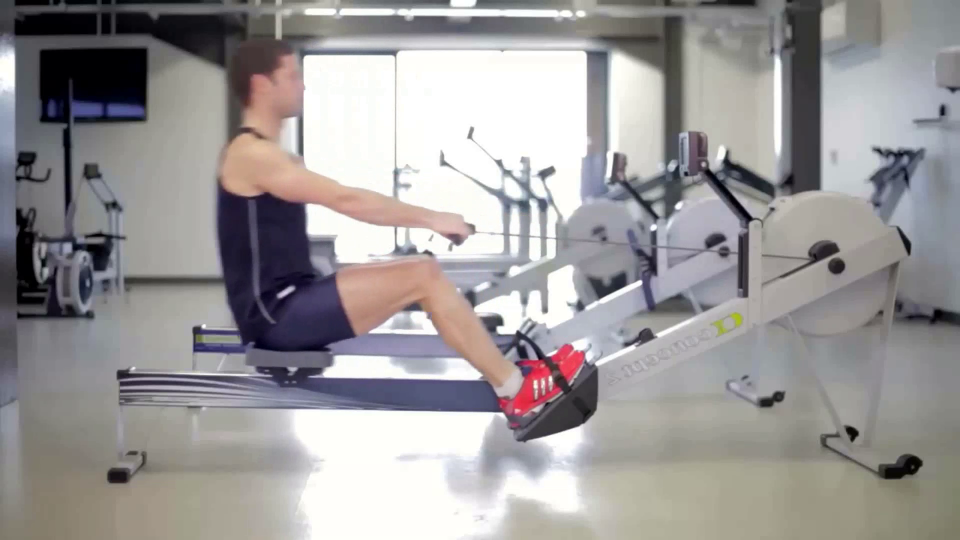
#> input picture frame 6 of prototyping/test_1.mp4, 1920 x 1080 px (shown at 1/2 size)
$ python opencv.py
#> lines starting #> are read from the running program, lines starting #| are printed output that depends on the picture; after the words box and inside, x2 and y2 are one past the last pixel; in counts of white or black regions, pixels touching at a corner belong together
import cv2
import pandas as pd
import numpy as np
from collections import defaultdict
from typing import Dict, Tuple, Optional

# ---------------------------
# CONFIG: define the skeleton
# ---------------------------
# Keypoints expected in the CSV
EXPECTED_KPS = [
    "ear", "shoulder", "elbow", "wrist", "hand",
    "hip", "knee", "ankle"
]

# Edges to draw for a side-on rower (facing right)
SKELETON_EDGES = [
    ("ear", "shoulder"),
    ("shoulder", "elbow"),
    ("elbow", "wrist"),
    ("wrist", "hand"),
    ("shoulder", "hip"),
    ("hip", "knee"),
    ("knee", "ankle"),
]

# Colors (BGR)
COLORS = {
    "kp": (60, 220, 255),        # keypoints: light orange
    "edge": (36, 170, 79),       # edges: greenish
    "text": (255, 255, 255),     # text: white
    "shadow": (0, 0, 0),         # text shadow
}

def _draw_text(img, text, org, color=COLORS["text"], scale=0.6, thickness=1):
    x, y = org
    cv2.putText(img, text, (x+1, y+1), cv2.FONT_HERSHEY_SIMPLEX, scale, COLORS["shadow"], thickness+2, cv2.LINE_AA)
    cv2.putText(img, text, (x, y), cv2.FONT_HERSHEY_SIMPLEX, scale, color, thickness, cv2.LINE_AA)

def _safe_pt(frame_kps: Dict[str, Tuple[float, float]], name: str) -> Optional[Tuple[int, int]]:
    pt = frame_kps.get(name)
    if pt is None:
        return None
    x, y = pt
    if x is None or y is None:
        return None
    if np.isnan(x) or np.isnan(y):
        return None
    return (int(round(x)), int(round(y)))

def _auto_scale_needed(all_xmax, all_ymax) -> bool:
    # If coordinates look normalized (<= 2), assume [0,1] or [0,1.xxx] and scale to frame size.
    return (all_xmax <= 2.0 and all_ymax <= 2.0)

def annotate_rower_skeleton(
        csv_path: str,
        video_in_path: str,
        video_out_path: str,
        *,
        use_time_sync: bool = False,
        fps_override: Optional[float] = None,
        dot_radius: int = 5,
        edge_thickness: int = 3,
        show_labels: bool = False,
):
    """
    Overlay a side-view rowing skeleton onto a video based on CSV keypoints.

    CSV columns required:
      frame_index, pts_ms, timecode, keypoint, x, y

    Parameters
    ----------
    csv_path : str
        Path to keypoint CSV.
    video_in_path : str
        Path to input video.
    video_out_path : str
        Path to output annotated video.
    use_time_sync : bool
        If True, synchronize by pts_ms. Otherwise, by frame_index.
    fps_override : float or None
        If set, forces output FPS (and used for time sync math).
    dot_radius : int
        Circle radius for keypoints.
    edge_thickness : int
        Line thickness for skeleton edges.
    show_labels : bool
        Draw keypoint names next to dots.
    """
#> called with csv_path = 'pose.csv', video_in_path = 'test_1.mp4', video_out_path = 'out.mp4', use_time_sync = False, dot_radius = 5, edge_thickness = 3, show_labels = False
    # --- Load CSV ---
    df = pd.read_csv(csv_path)
#> (reads prototyping/pose.csv from the repository)
    # Basic sanity checks
    required_cols = {"frame_index", "pts_ms", "timecode", "keypoint", "x", "y"}
    missing = required_cols - set(df.columns)
    if missing:
        raise ValueError(f"CSV missing required columns: {missing}")

    # Keep only expected keypoints (optional)
    df = df[df["keypoint"].isin(EXPECTED_KPS)].copy()

    # Precompute maxima for auto-scale detection
    all_xmax = df["x"].max()
    all_ymax = df["y"].max()

    # Group by frame (either via frame_index or via pts_ms)
    if use_time_sync:
        # round pts_ms to int to be safe
        df["pts_ms"] = df["pts_ms"].astype(int)
        grp_key = "pts_ms"
    else:
        df["frame_index"] = df["frame_index"].astype(int)
        grp_key = "frame_index"

    frames_to_kps: Dict[int, Dict[str, Tuple[float, float]]] = defaultdict(dict)
    for _, row in df.iterrows():
        key = int(row[grp_key])
        kp = row["keypoint"]
        x = float(row["x"])
        y = float(row["y"])
        frames_to_kps[key][kp] = (x, y)

    # --- Open video ---
    cap = cv2.VideoCapture(video_in_path)
    if not cap.isOpened():
        raise IOError(f"Cannot open video: {video_in_path}")

    in_fps = cap.get(cv2.CAP_PROP_FPS) or 30.0
    fps = float(fps_override) if fps_override else float(in_fps)
    width = int(cap.get(cv2.CAP_PROP_FRAME_WIDTH))
    height = int(cap.get(cv2.CAP_PROP_FRAME_HEIGHT))
    total_frames = int(cap.get(cv2.CAP_PROP_FRAME_COUNT))

    # Auto-scale if CSV looks normalized
    need_scale = _auto_scale_needed(all_xmax, all_ymax)
    sx, sy = (width, height) if need_scale else (1.0, 1.0)

    # Prepare writer
    fourcc = cv2.VideoWriter_fourcc(*"mp4v")
    out = cv2.VideoWriter(video_out_path, fourcc, fps, (width, height))
    if not out.isOpened():
        cap.release()
        raise IOError(f"Cannot open VideoWriter for: {video_out_path}")

    # Helper: fetch keypoints for a given frame/time
    def get_frame_kps(frame_idx: int, t_ms: int) -> Dict[str, Tuple[float, float]]:
        if use_time_sync:
            # choose nearest pts_ms bucket if exact not present
            if t_ms in frames_to_kps:
                return frames_to_kps[t_ms]
            # find nearest by absolute difference
            if not frames_to_kps:
                return {}
            nearest_key = min(frames_to_kps.keys(), key=lambda k: abs(k - t_ms))
            return frames_to_kps[nearest_key]
        else:
            return frames_to_kps.get(frame_idx, {})

    # Main loop
    frame_idx = 0
    while True:
        ret, frame = cap.read()
#> frame is the input picture: shape (1080, 1920, 3); mean B, G, R 152.9, 152.5, 155.6
        if not ret:
            break

        # Compute current pts in ms for time sync
        # Note: CAP_PROP_POS_MSEC is unreliable while reading; compute from index and FPS
        t_ms = int(round((frame_idx / fps) * 1000.0))

        raw_kps = get_frame_kps(frame_idx + 1, t_ms)  # CSV sample uses 1-based frame_index
        # Scale if necessary
        frame_kps = {}
        for name, (x, y) in raw_kps.items():
            frame_kps[name] = (x * sx, y * sy)

        # Draw skeleton edges
        for a, b in SKELETON_EDGES:
            pa = _safe_pt(frame_kps, a)
            pb = _safe_pt(frame_kps, b)
            if pa is not None and pb is not None:
                cv2.line(frame, pa, pb, COLORS["edge"], edge_thickness, cv2.LINE_AA)
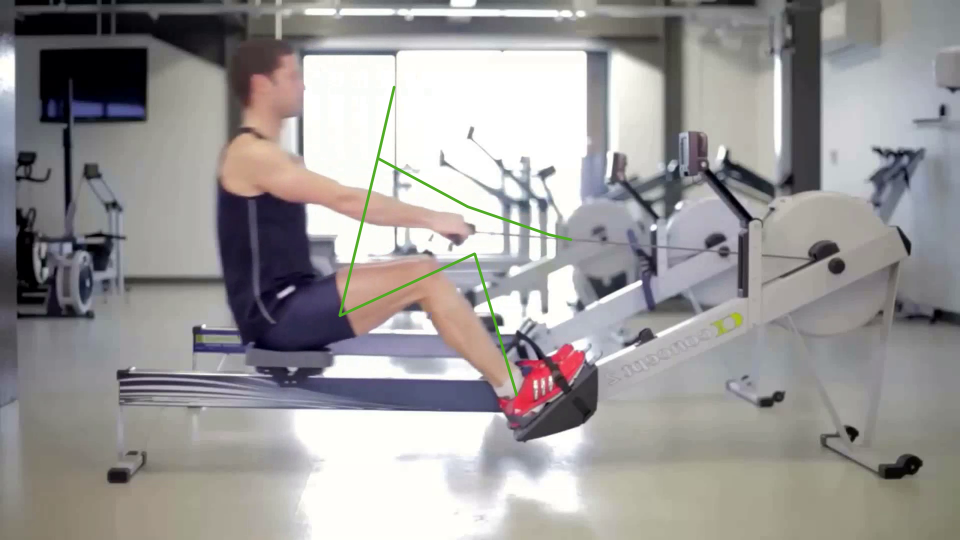
#> frame: shape (1080, 1920, 3) (shown at 1/2 size); 0.49% of pixels changed, all inside (x1, y1, x2, y2) = (676, 171, 1146, 793)

        # Draw keypoints
        for name in EXPECTED_KPS:
            pt = _safe_pt(frame_kps, name)
            if pt is not None:
                cv2.circle(frame, pt, dot_radius, COLORS["kp"], -1, cv2.LINE_AA)
                if show_labels:
                    _draw_text(frame, name, (pt[0] + 6, pt[1] - 6), color=COLORS["text"], scale=0.45, thickness=1)
#> this loop made 8 passes
#> pt on passes 1 to 8: (788, 173), (755, 316), (935, 413), (1098, 469), (1142, 479), (679, 631), (949, 507), (1033, 790)
#> frame: shape (1080, 1920, 3); 0.05% of pixels changed, all inside (x1, y1, x2, y2) = (673, 167, 1149, 797)

        # HUD: frame/time
        _draw_text(frame, f"Frame: {frame_idx+1}/{total_frames}", (12, 26))
#> in _draw_text, `cv2.putText(img, text, (x, y), cv2.FONT_HERSHEY_SIMPLEX, scale, color,..`: img: shape (1080, 1920, 3); mean B, G, R 152.2, 152.4, 155.1
        if use_time_sync:
            _draw_text(frame, f"t={t_ms/1000.0:.3f}s", (12, 48))

        out.write(frame)
        frame_idx += 1

    cap.release()
    out.release()
    print(f"Annotated video saved to: {video_out_path}")


if __name__ == "__main__":
    annotate_rower_skeleton(
        csv_path="pose.csv",
        video_in_path="test_1.mp4",
        video_out_path="out.mp4"
    )
